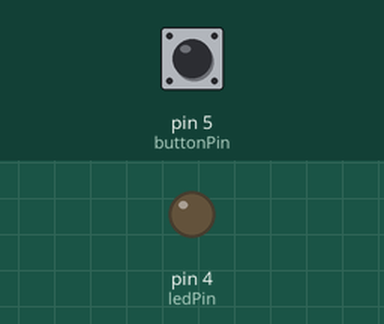
A sketch run on a simulated Arduino Uno, built with avr-gcc and run on an emulated ATmega328P. On the bench: output pins drawn as LEDs (lit = HIGH). Dashed ring = blinking. Inputs (shaded band) come from the test bench; at power-on: pin 5 (buttonPin) HIGH. What the sketch prints to the serial monitor is not drawn.

Above: at 1.2 s.
1.3 s: pin 5 (buttonPin) pulled LOW for 3.2 s
At 1.7 s:
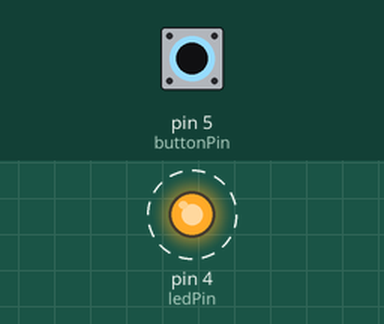
Timing chart, 0 to 6.3 s (numbered marks = the images above; inputs shaded):
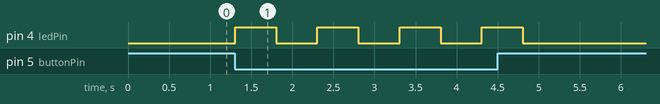

The sketch:

Quiz_2-2.ino
```cpp
int buttonPin = 5;
int ledPin= 4;
void setup() {
  pinMode(buttonPin, INPUT_PULLUP);
  pinMode (ledPin,OUTPUT);
  Serial.begin(9600);

}

void loop() {
  int buttonState = digitalRead(buttonPin);
  Serial.println(buttonState);

  if (buttonState == 0){

  digitalWrite(ledPin,HIGH);
  delay(500);
  digitalWrite(ledPin,LOW);
  delay(500);}
}
```

Measured:
- after the input at 1.3 s, pin 4 (ledPin): alternates HIGH for 0.50 s and LOW for 0.50 s, 8 changes in all, then stays LOW, starting at once
